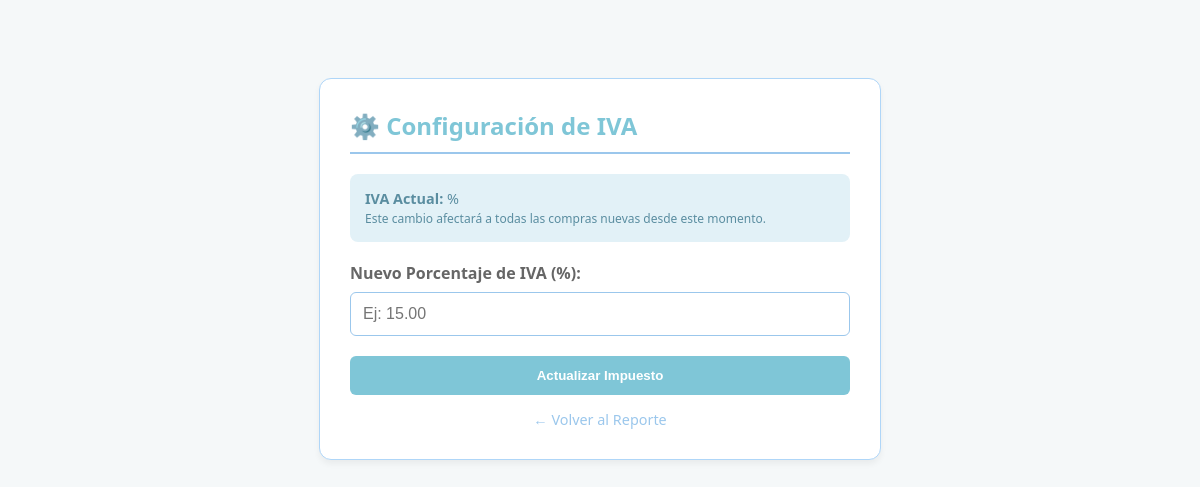
Page /configuracion-iva/ (signed in) on the earlier database version.
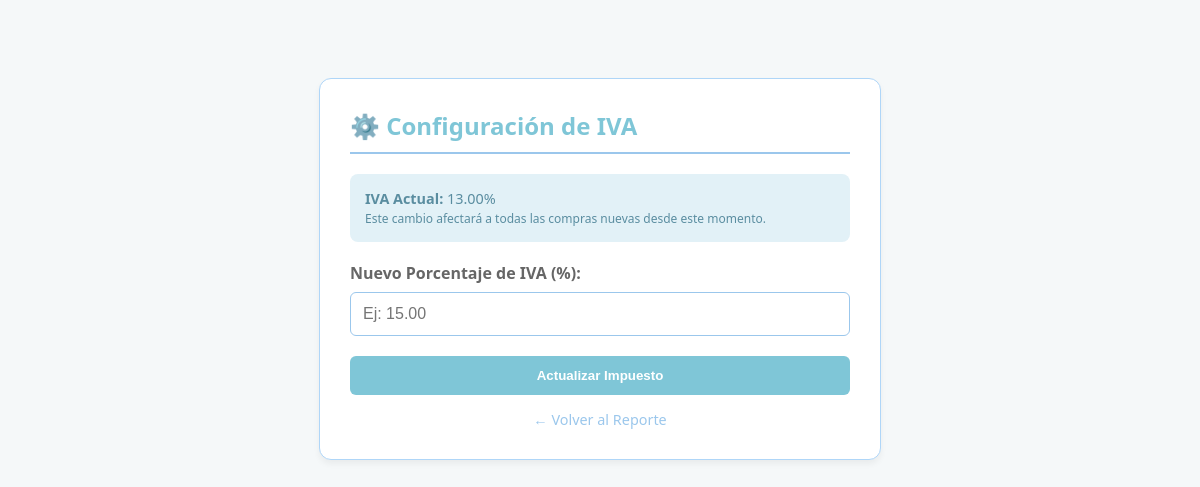
Same page on the later database version.
### app_tienda/models.py (models this page shows)
class ConfiguracionIVA(models.Model):
    porcentaje = models.DecimalField(max_digits=5, decimal_places=2, default=15.0)
    fecha_actualizacion = models.DateTimeField(auto_now=True)

### app_tienda/views.py (the view)
# urls.py: path('configuracion-iva/', configuracion_iva, name='configuracion_iva'),
@user_passes_test(es_financiero)
def configuracion_iva(request):
    config = ConfiguracionIVA.objects.last()
    if request.method == 'POST':
        nuevo_iva = request.POST.get('porcentaje')
        ConfiguracionIVA.objects.create(porcentaje=nuevo_iva) # Creamos uno nuevo para mantener historial
        return redirect('configuracion_iva')
    return render(request, 'financiero/configurar_iva.html', {'config': config})

### app_tienda/views.py (called while the page is built)
def es_financiero(user):
    return user.groups.filter(name='Financiero').exists() or user.is_superuser

### app_tienda/templates/financiero/configurar_iva.html (shortened to what this page needs)
<!DOCTYPE html>
<html lang="es">
<head>
</head>
<body>
<div class="container">
    <h2>⚙️ Configuración de IVA</h2>
    <div class="info-box">
        <strong>IVA Actual:</strong> {{ config.porcentaje }}%
        <br>
        <small>Este cambio afectará a todas las compras nuevas desde este momento.</small>
    </div>
    <form method="POST">
        <div class="form-group">
            <label for="porcentaje">Nuevo Porcentaje de IVA (%):</label>
            <input type="number" name="porcentaje" id="porcentaje" step="0.01" min="0" max="100" placeholder="Ej: 15.00" required>
        </div>
        <button type="submit">Actualizar Impuesto</button>
    </form>
    <a href="{% url 'reporte_financiero' %}" class="back-link">← Volver al Reporte</a>
</div>
</body>
</html>

Differences in the rows shown:
added ConfiguracionIVA: porcentaje "13.00"
